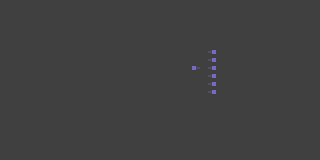

Below is a game level as drawn by its tile map, then a one-line description and the .tmx that defines it (tile-layer data replaced by summaries):
An orthogonal 40x20 tile map with 8x8 px tiles, 1 tile layer (actors), 4 hidden layers not drawn.

<map version="1.10" tiledversion="1.12.2" orientation="orthogonal" renderorder="right-down" width="40" height="20" tilewidth="8" tileheight="8" infinite="0" backgroundcolor="#404040" nextlayerid="6" nextobjectid="1">
 <tileset firstgid="1" source="tiles.tsx" />
 <layer id="1" name="color" width="40" height="20" visible="0">
  <data>[800 cells, 800 non-empty, 3 distinct tile ids]</data>
 </layer>
 <layer id="5" name="rooms" width="40" height="20" visible="0">
  <data>[800 cells, 800 non-empty, 4 distinct tile ids]</data>
 </layer>
 <layer id="2" name="tiles" width="40" height="20" visible="0">
  <data>[800 cells, 211 non-empty, 14 distinct tile ids]</data>
 </layer>
 <layer id="4" name="properties" width="40" height="20" visible="0">
  <data>[800 cells, 95 non-empty, 6 distinct tile ids]</data>
 </layer>
 <layer id="3" name="actors" width="40" height="20">
  <data>[800 cells, 15 non-empty, 3 distinct tile ids]</data>
 </layer>
</map>
